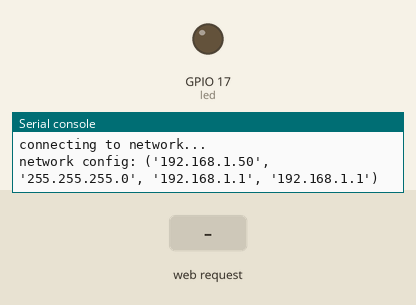
The program below on a simulated ESP32 board running MicroPython. On the bench: output pins drawn as LEDs (lit = HIGH), the last lines printed to the serial console. The test bench sets the inputs (shaded band). WiFi joins after 1.5 s.

Above: at 2.7 s.
2.8 s: HTTP request GET /?LED=1 received
At 3.3 s:
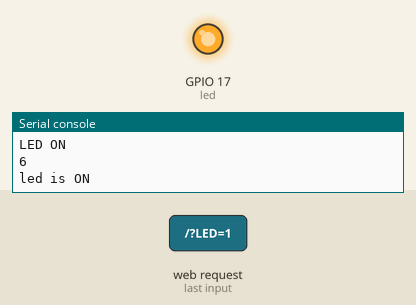
4.3 s: HTTP request GET /?LED=0 received
At 5.6 s:
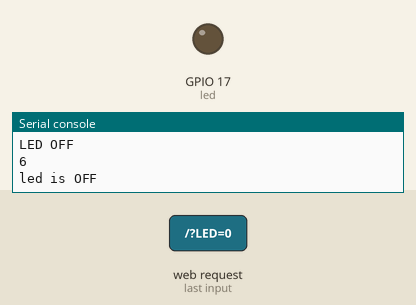
Timing chart, 0 to 7.3 s (numbered marks = the images above; inputs shaded):
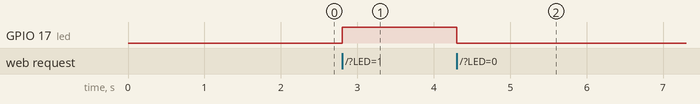

Measured:
- after the input at 2.8 s, GPIO 17 (led): LOW → HIGH at once
- after the input at 4.3 s, GPIO 17 (led): HIGH → LOW at once

The program:

webserver_sta_socket.py
```python
# ************************
# Web Server in ESP32 using
# web sockets (wifi station)
# Author: George Bantique
# Date: October 28, 2020
# Feel free to modify it
# according to your needs
# ************************

import machine
led = machine.Pin(17,machine.Pin.OUT)
led.off()

# ************************
# Configure the ESP32 wifi
# as STAtion mode.
import network
import wifi_credentials

sta = network.WLAN(network.STA_IF)
if not sta.isconnected():
    print('connecting to network...')
    sta.active(True)
    #sta.connect('your wifi ssid', 'your wifi password')
    sta.connect(wifi_credentials.ssid, wifi_credentials.password)
    while not sta.isconnected():
        pass
print('network config:', sta.ifconfig())

# ************************
# Configure the socket connection
# over TCP/IP
import socket

# AF_INET - use Internet Protocol v4 addresses
# SOCK_STREAM means that it is a TCP socket.
# SOCK_DGRAM means that it is a UDP socket.
s = socket.socket(socket.AF_INET, socket.SOCK_STREAM)
s.bind(('',80)) # specifies that the socket is reachable
#                 by any address the machine happens to have
s.listen(5)     # max of 5 socket connections

# ************************
# Function for creating the
# web page to be displayed
def web_page():
    if led.value()==1:
        led_state = 'ON'
        print('led is ON')
    elif led.value()==0:
        led_state = 'OFF'
        print('led is OFF')

    html_page = """
      <html>
      <head>
       <meta content="width=device-width, initial-scale=1" name="viewport"></meta>
      </head>
      <body>
        <center><h2>ESP32 Web Server in MicroPython </h2></center>
        <center>
         <form>
          <button name="LED" type="submit" value="1"> LED ON </button>
          <button name="LED" type="submit" value="0"> LED OFF </button>
         </form>
        </center>
        <center><p>LED is now <strong>""" + led_state + """</strong>.</p></center>
      </body>
      </html>"""
    return html_page

while True:
    # Socket accept()
    conn, addr = s.accept()
    print("Got connection from %s" % str(addr))

    # Socket receive()
    request=conn.recv(1024)
    print("")
    print("")
    print("Content %s" % str(request))

    # Socket send()
    request = str(request)
    led_on = request.find('/?LED=1')
    led_off = request.find('/?LED=0')
    if led_on == 6:
        print('LED ON')
        print(str(led_on))
        led.value(1)
    elif led_off == 6:
        print('LED OFF')
        print(str(led_off))
        led.value(0)
    response = web_page()
    conn.send('HTTP/1.1 200 OK\n')
    conn.send('Content-Type: text/html\n')
    conn.send('Connection: close\n\n')
    conn.sendall(response)

    # Socket close()
    conn.close()
```

wifi_credentials.py
```python
#ssid = 'RCAG'  #Nombre de la Red
#password = '1984@1986' #Contraseña de la red

#ssid = 'Electronica'  #Nombre de la Red
#password = '16E0F151C0' #Contraseña de la red

#ssid = 'rotoapanta'  #Nombre de la Red
#password = 'admin12345' #Contraseña de la red

ssid = 'LGRC'  #Nombre de la Red
password = '2706@09rg' #Contraseña de la red
```
